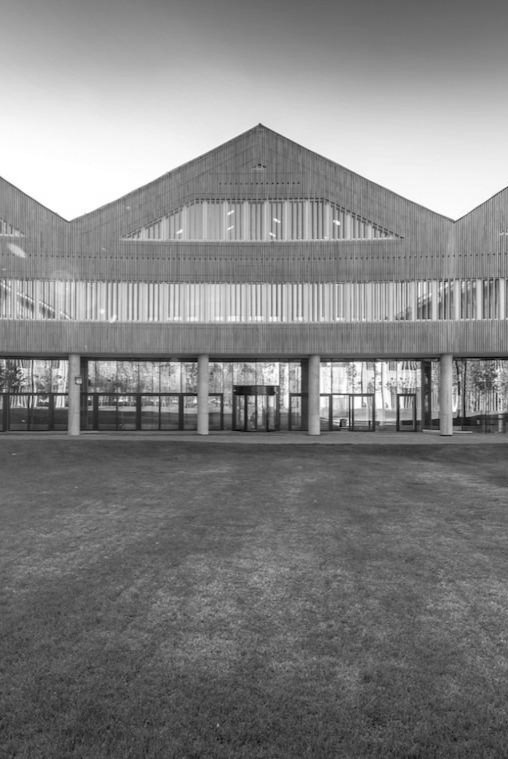
#> input picture seminars/seminar-4/sk_campus_img.jpg, 508 x 759 px
$ jupyter execute --allow-errors seminar-4.ipynb
#> lines starting #> are read from the running program, lines starting #| are printed output that depends on the picture
## How to compute SVD?

### **Full SVD**

Let $A \in \mathbb{R}^{m \times n}$ be an arbitrary real matrix with $\text{rank}(A) = r$ (where $r \leq \min(m, n)$).

**Objective:** Find matrices $U \in \mathbb{R}^{m \times m}$, $\Sigma \in \mathbb{R}^{m \times n}$, and $V \in \mathbb{R}^{n \times n}$ such that:
$$
A = U \Sigma V^T
$$
where:
* $U$ and $V$ are orthogonal matrices ($U^TU = I_m$, $V^TV = I_n$).
* $\Sigma$ is a rectangular diagonal matrix with non-negative, non-increasing entries on its main diagonal.

#### **Algorithm:**

1.  **Compute the Gram Matrix:**
    *   Let $G = A^T A$. Then $G \in \mathbb{R}^{n \times n}$ is a symmetric positive semidefinite matrix.

2.  **Spectral Decomposition of $G$:**
    *   Find the eigenvalues $\lambda_i \in \mathbb{R}$ and corresponding orthonormal eigenvectors $\mathbf{v}_i \in \mathbb{R}^n$ of $G$. That is:
        $$
        \forall i \in \{1, \dots, n\}: \quad (A^T A) \mathbf{v}_i = \lambda_i \mathbf{v}_i
        $$
        and
        $$
        \forall i, j: \quad \mathbf{v}_i \cdot \mathbf{v}_j = \mathbf{v}_i^T \mathbf{v}_j = \delta_{ij}
        $$
    *   The eigenvalues are non-negative. Order them such that:
        $$
        \lambda_1 \geq \lambda_2 \geq \dots \geq \lambda_r > \lambda_{r+1} = \dots = \lambda_n = 0
        $$

3.  **Construct the Matrix $V$:**
    *   The matrix $V \in \mathbb{R}^{n \times n}$ is formed by the ordered eigenvectors:
        $$
        V = \begin{bmatrix} \mathbf{v}_1 & \mathbf{v}_2 & \dots & \mathbf{v}_n \end{bmatrix}
        $$
    *   By construction, $V$ is orthogonal: $V^T V = V V^T = I_n$.

4.  **Construct the Matrix $\Sigma$:**
    *   The singular values $\sigma_i$ are defined as $\sigma_i = \sqrt{\lambda_i}$ for $i = 1, \dots, n$.
    *   The matrix $\Sigma \in \mathbb{R}^{m \times n}$ is defined by:
        $$
        \Sigma_{ij} =
        \begin{cases}
        \sigma_i & \text{if } i = j \text{ and } i \leq r \\
        0 & \text{otherwise}
        \end{cases}
        $$
        In block matrix form, if $\hat{\Sigma} = \text{diag}(\sigma_1, \dots, \sigma_r)$, then:
        $$
        \Sigma = \begin{bmatrix}
        \hat{\Sigma} & 0 \\
        0 & 0
        \end{bmatrix} \quad \text{(with zero blocks padded to achieve size $m \times n$)}
        $$

5.  **Construct the Matrix $U$:**

    **Method A (Using A and V):**
    *   For each $i \in \{1, \dots, r\}$, define the $i$-th column of $U$ as:
        $$
        \mathbf{u}_i = \frac{1}{\sigma_i} A \mathbf{v}_i
        $$
        This ensures that $\forall i \in \{1, \dots, r\}: A \mathbf{v}_i = \sigma_i \mathbf{u}_i$. The set $\{\mathbf{u}_1, \dots, \mathbf{u}_r\}$ is an orthonormal basis for the column space of $A$, $\text{Col}(A)$.
    *   Let $S = \text{Span}(\{\mathbf{u}_1, \dots, \mathbf{u}_r\})$. We now need to find an orthonormal basis for the orthogonal complement $S^\perp$, which is the null space of $A^T$, $\text{Null}(A^T)$.
    *   **Apply the Gram-Schmidt process:** Start with any basis for $\mathbb{R}^m$, for example, the standard basis $\{\mathbf{e}_1, \dots, \mathbf{e}_m\}$. Then, for each vector $\mathbf{x}_k$ in this starting set:
        $$
        \mathbf{w}_k = \mathbf{e}_k - \sum_{j=1}^{r} (\mathbf{e}_k \cdot \mathbf{u}_j) \mathbf{u}_j
        $$
        This projects $\mathbf{e}_k$ onto $S^\perp$. After processing all $m$ vectors, you will have a set of $m-r$ non-zero vectors $\{\mathbf{w}_{r+1}, \dots, \mathbf{w}_m\}$ that span $S^\perp$. Orthonormalize them using Gram-Schmidt:
        $$
        \mathbf{u}_{r+1} = \frac{\mathbf{w}_{r+1}}{\|\mathbf{w}_{r+1}\|}, \quad \mathbf{u}_{r+2} = \frac{\mathbf{w}_{r+2} - (\mathbf{w}_{r+2} \cdot \mathbf{u}_{r+1})\mathbf{u}_{r+1}}{\|\mathbf{w}_{r+2} - (\mathbf{w}_{r+2} \cdot \mathbf{u}_{r+1})\mathbf{u}_{r+1}\|}, \quad \text{etc.}
        $$
    *   The matrix $U \in \mathbb{R}^{m \times m}$ is then:
        $$
        U = \begin{bmatrix} \mathbf{u}_1 & \dots & \mathbf{u}_r & \mathbf{u}_{r+1} & \dots & \mathbf{u}_m \end{bmatrix}
        $$
    *   By construction, $U$ is orthogonal: $U^T U = U U^T = I_m$.

    **Method B (Using the Gram Matrix AA^T):**
    *   Compute $H = A A^T \in \mathbb{R}^{m \times m}$.
    *   Find the eigenvalues $\mu_i$ and corresponding orthonormal eigenvectors $\mathbf{u}_i$ of $H$. The non-zero eigenvalues of $H$ are the same as the non-zero eigenvalues of $A^TA$: $\mu_i = \lambda_i$ for $i=1,\dots,r$, and $\mu_{r+1}=\dots=\mu_m=0$.
    *   Order the eigenvectors $\mathbf{u}_i$ such that their corresponding eigenvalues are non-increasing.
    *   The matrix $U \in \mathbb{R}^{m \times m}$ is formed by these ordered eigenvectors:
        $$
        U = \begin{bmatrix} \mathbf{u}_1 & \mathbf{u}_2 & \dots & \mathbf{u}_m \end{bmatrix}
        $$
    *   This directly gives the full, orthogonal matrix $U$.

### **Compact SVD**

The Compact SVD removes the redundant rows and columns associated with zero singular values, providing a more efficient representation without loss of information.

Let $A \in \mathbb{R}^{m \times n}$ with $\text{rank}(A) = r$.

**Objective:** Find matrices $U_r \in \mathbb{R}^{m \times r}$, $\Sigma_r \in \mathbb{R}^{r \times r}$, and $V_r \in \mathbb{R}^{n \times r}$ such that:
$$
A = U_r \Sigma_r V_r^T
$$
where:
* $U_r^T U_r = I_r$
* $V_r^T V_r = I_r$
* $\Sigma_r$ is a diagonal matrix with positive, non-increasing entries.

#### **Algorithm:**

1.  **Follow Steps 1-3 of the Full SVD algorithm** to obtain:
    *   The $r$ positive singular values $\sigma_1 \ge \dots \ge \sigma_r > 0$.
    *   The corresponding orthonormal right singular vectors $\{\mathbf{v}_1, \dots, \mathbf{v}_r\}$.

2.  **Construct the Matrix $V_r$:**
    *   $V_r \in \mathbb{R}^{n \times r}$ is formed by the first $r$ columns of the full matrix $V$:
        $$
        V_r = \begin{bmatrix} \mathbf{v}_1 & \mathbf{v}_2 & \dots & \mathbf{v}_r \end{bmatrix}
        $$
    *   It has orthonormal columns: $V_r^T V_r = I_r$.

3.  **Construct the Matrix $\Sigma_r$:**
    *   $\Sigma_r \in \mathbb{R}^{r \times r}$ is the diagonal matrix of singular values:
        $$
        \Sigma_r = \text{diag}(\sigma_1, \sigma_2, \dots, \sigma_r)
        $$

4.  **Construct the Matrix $U_r$:**

    *   $U_r \in \mathbb{R}^{m \times r}$ is formed using **only** the first $r$ columns from Step 5 of the Full SVD algorithm:
        $$
        \forall i \in \{1, \dots, r\}: \quad \mathbf{u}_i = \frac{1}{\sigma_i} A \mathbf{v}_i
        $$
        $$
        U_r = \begin{bmatrix} \mathbf{u}_1 & \mathbf{u}_2 & \dots & \mathbf{u}_r \end{bmatrix}
        $$
    *   It has orthonormal columns: $U_r^T U_r = I_r$. These columns form a basis for $\text{Col}(A)$. **No Gram-Schmidt is needed here, as the orthonormality is guaranteed by the construction.**

### Implementation and example

Given a matrix $A^{m\times n}$, find a compact singular value.

[cell 1]
import numpy as np
from math import sqrt

A = np.array([
    [2, 6],
    [5, 3],
    [-4, 0]
])

[cell 2]
def compact_svd(A):
    #Find Gram matrix A^tA
    AtA = A.T@A

    #Find eigenvalues and eigenvectors
    evalues, V = np.linalg.eig(AtA)

    #Create S matrix
    S = np.sqrt(np.diag(evalues))

    #Find Ur matrix
    U = np.ndarray((A.shape[0], S.shape[0]))
    for i in range(S.shape[0]):
        U[:, i] = A@V[:, i]/sqrt(evalues[i])

    return U, S, V.T

U, S, Vt = compact_svd(A)
print(U)
print(S)
print(Vt)

Compare with numpy implementation

[cell 3]
U, S, Vt = np.linalg.svd(A, full_matrices=False) #compact SVD
print(U)
print(S)
print(Vt)

Check that matrix A can be reconstructed from $U_r$, $\sum$ and $V^T$

#> (a cell that did not finish here is left out)

## Applications in Image Reconstruction

Matrix completion, commonly used for filling missing data, can be applied to image and recommendation systems. A well-known example is movie recommendation systems, where a ratings matrix is often only partially filled, as users have not rated every movie. To provide accurate recommendations, we aim to predict these missing ratings.

This task is feasible because user ratings tend to follow patterns, meaning the ratings matrix is often low-rank; only a limited amount of information is needed to approximate it well.

A similar approach applies to images, where pixel values often depend on neighboring pixels, making low-rank approximations effective for reconstructing images with missing or corrupted data.

[cell 5]
from PIL import Image
import matplotlib.pyplot as plt

img = Image.open('./sk_campus_img.jpg').convert('L')
img_array = np.array(img)
original_shape = img_array.shape
#> original_shape = (759, 508)

plt.figure(figsize=(8, 4))
plt.imshow(img_array, cmap='gray')
plt.title("Original Image")
plt.axis('off')
plt.show()

[cell 6]
U, S, Vt = np.linalg.svd(img_array, full_matrices=False)  # economy SVD
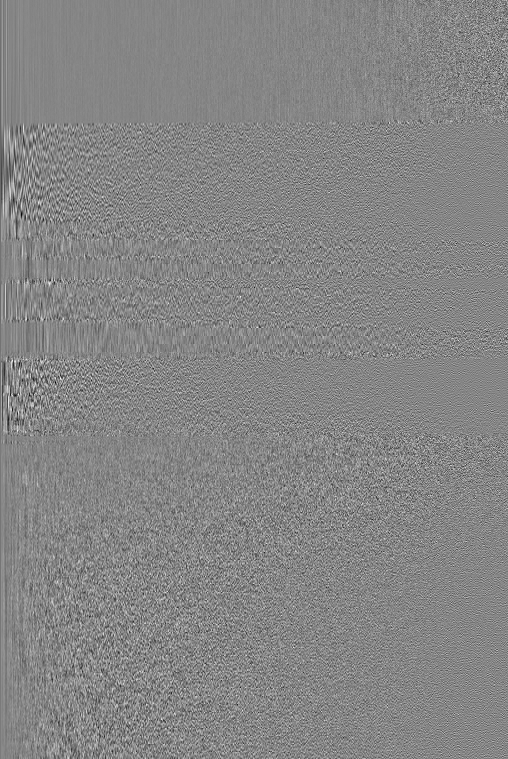
#> U: shape (759, 508) float64; min -0.246, max 0.223, mean -6.75e-05; drawn with min black and max white
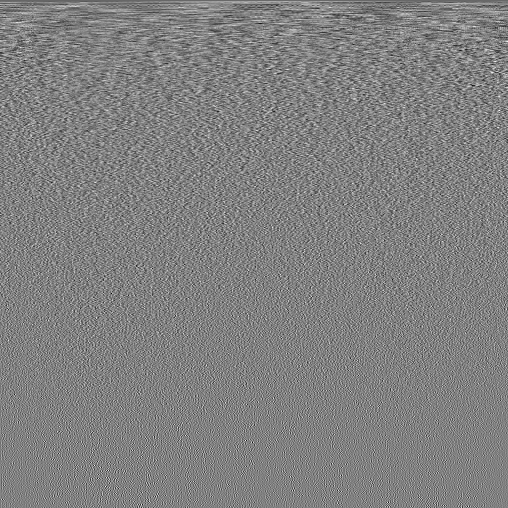
#> Vt: shape (508, 508) float64; min -0.231, max 0.225, mean -8.6e-05; drawn with min black and max white
#> S = 508 values, max 85358 at index 0, min 2.3 at index 507, mean 424.6
U.shape, S.shape, Vt.shape
#> Out = ((759, 508), (508,), (508, 508))

[cell 7]
def reconstruct_image(k):
    return (U[:, :k] @ np.diag(S[:k]) @ Vt[:k, :])

[cell 8]
ranks = [5, 20, 50, 100, original_shape[1]]
#> ranks = [5, 20, 50, 100, 508]
plt.figure(figsize=(15, 5))

for i, rank in enumerate(ranks, 1):
    plt.subplot(1, len(ranks), i)
    recon_img = reconstruct_image(rank)
    plt.imshow(recon_img, cmap='gray')
    plt.title(f'Rank {rank}') if rank!= original_shape[1] else plt.title(f'Original Image')
    plt.axis('off')
#> this loop made 5 passes
#> pass 1, `recon_img = reconstruct_image(rank)`:
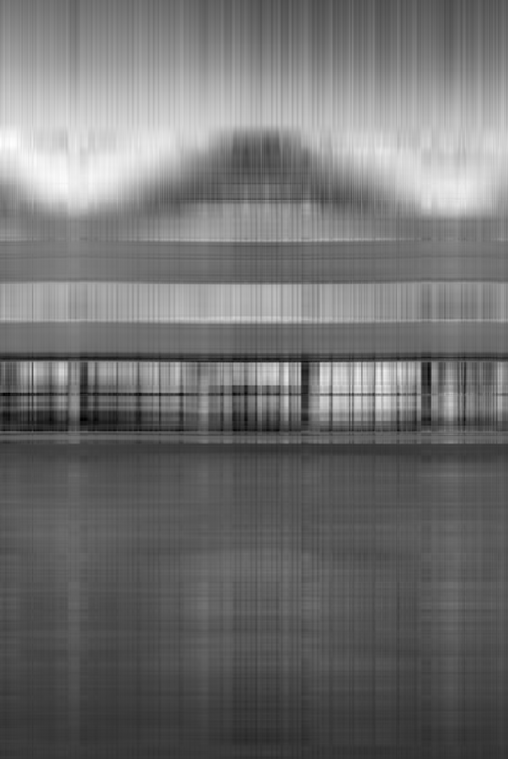
#> recon_img: shape (759, 508) float64; min 6.55, max 285.1, mean 130.1; drawn with min black and max white
#> pass 2, `recon_img = reconstruct_image(rank)`:
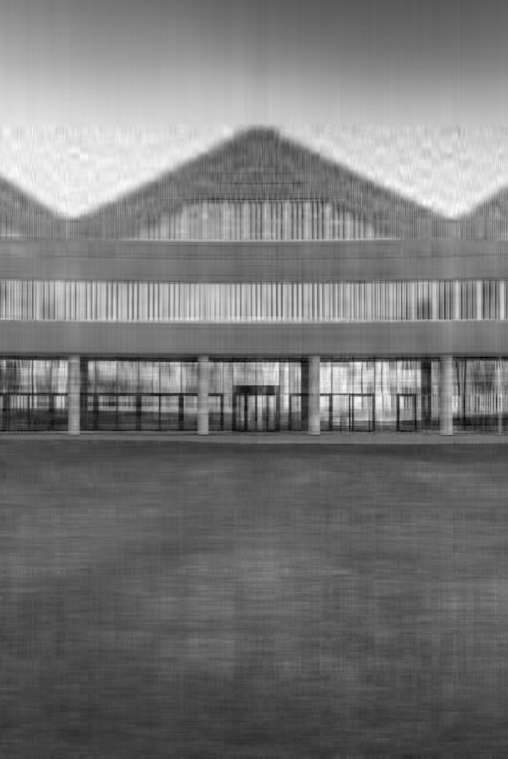
#> recon_img: shape (759, 508) float64; min 0.0851, max 277.4, mean 130.1; drawn with min black and max white

plt.suptitle("Low-Rank Approximations of Image")
plt.show()
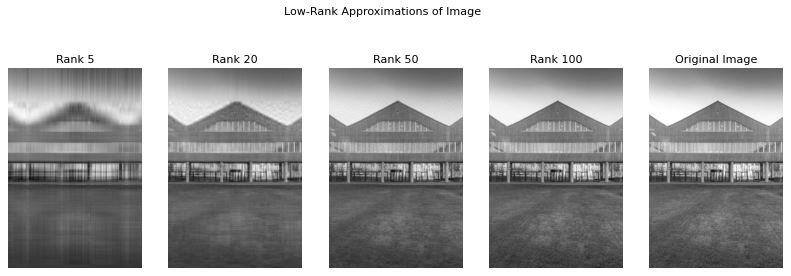
#> figure drawn by matplotlib, 5 panels

## Geometric interpretation

[cell 9]
def plot_transformed_circle_and_vectors(A, plot_singular_vectors=False, singular_values=None, singular_vectors=None,
                                        circle_color='black', vector_colors=['blue', 'deeppink'],
                                        singular_vector_colors=['red', 'green'],
                                        singular_labels=[r'$\sigma_1 u_1$', r'$\sigma_2 u_2$'],
                                        label_offset=0.2, xlim=(-8, 8), ylim=(-8, 8)):
#> called with A = array of shape (2, 2), plot_singular_vectors = False, circle_color = 'black', label_offset = 0.2, xlim = (-1.5, 1.5), ylim = (-1.5, 1.5)
    theta = np.linspace(0, 2 * np.pi, 300)
    unit_circle = np.vstack((np.cos(theta), np.sin(theta)))

    transformed_circle = A @ unit_circle

    plt.plot(transformed_circle[0, :], transformed_circle[1, :], color=circle_color, alpha=0.5)

    e1_transformed = A @ np.array([1, 0])
    e2_transformed = A @ np.array([0, 1])

    for i, vec in enumerate([e1_transformed, e2_transformed]):
        color = vector_colors[i]
        plt.quiver(0, 0, vec[0], vec[1], angles='xy', scale_units='xy', scale=1, color=color)

    if plot_singular_vectors and singular_values is not None and singular_vectors is not None:
        for i, (sigma, vec) in enumerate(zip(singular_values, singular_vectors.T)):
            vec_scaled = sigma * vec
            color = singular_vector_colors[i]
            label = singular_labels[i]
            plt.quiver(0, 0, vec_scaled[0], vec_scaled[1], angles='xy', scale_units='xy', scale=1, color=color)
            plt.text(vec_scaled[0] * (1 + label_offset), vec_scaled[1] * (1 + label_offset), label, color=color, fontsize=12)

    plt.axvline(x=0, color='black', lw=1)
    plt.axhline(y=0, color='black', lw=1)
    plt.xlabel('x')
    plt.ylabel('y')
    plt.gca().set_aspect('equal', adjustable='box')
    plt.xlim(xlim)
    plt.ylim(ylim)

Let's transform I matrix, which looks like this:

[cell 10]
I = np.eye(2)
print(I)

print('Unit circle (before transformation):')
plot_transformed_circle_and_vectors(I, xlim=(-1.5, 1.5), ylim=(-1.5, 1.5))
plt.show()
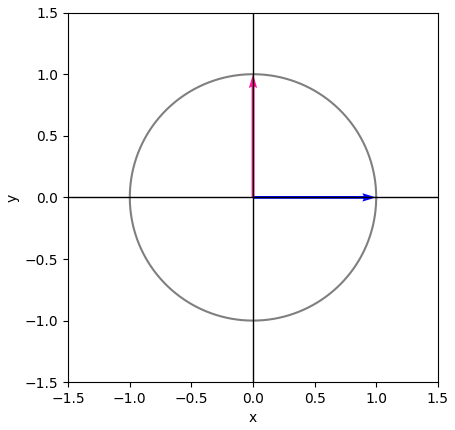
#> figure drawn by matplotlib, 1 panel

Transformation is defined by some matrix A, it is not intuitive.

[cell 11]
A = np.array([[1, 3], [4, 5]])
print(A)

But this arbitrary transformation can be decomposed into simple operations using SVD!

[cell 12]
U, D, Vt = np.linalg.svd(A)
print(U)
print(D)
print(Vt)

[cell 13]
print('1st rotation by V (right singular vectors):')
plot_transformed_circle_and_vectors(Vt.T, xlim=(-1.5, 1.5), ylim=(-1.5, 1.5))
plt.show()

[cell 14]
print('Scaling by D:')
scaling_matrix = np.diag(D) @ Vt
plot_transformed_circle_and_vectors(scaling_matrix, xlim=(-8, 8), ylim=(-8, 8))
plt.show()
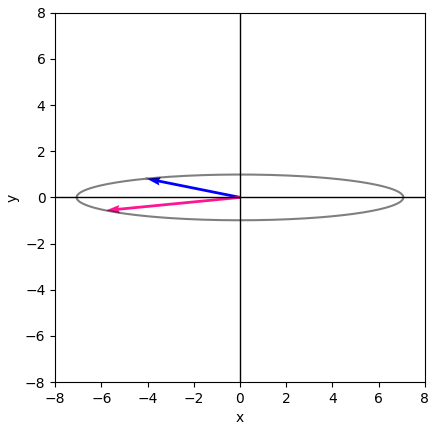
#> figure drawn by matplotlib, 1 panel

[cell 15]
print('2nd rotation by U (final transformation by A):')
final_transformation = U @ np.diag(D) @ Vt
plot_transformed_circle_and_vectors(final_transformation, xlim=(-8, 8), ylim=(-8, 8))
plt.show()
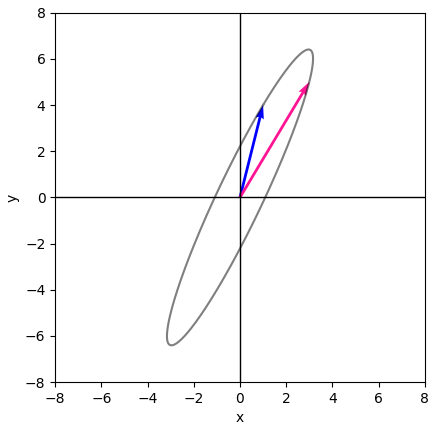
#> figure drawn by matplotlib, 1 panel
